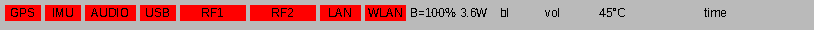
<?xml version="1.0" encoding="UTF-8"?>
<ui version="4.0">
 <class>Dialog</class>
 <widget class="QDialog" name="Dialog">
  <property name="geometry">
   <rect>
    <x>0</x>
    <y>0</y>
    <width>814</width>
    <height>30</height>
   </rect>
  </property>
  <property name="cursor">
   <cursorShape>CrossCursor</cursorShape>
  </property>
  <property name="windowTitle">
   <string>Dialog</string>
  </property>
  <property name="styleSheet">
   <string notr="true">background-color: rgb(186, 186, 186);</string>
  </property>
  <widget class="QLabel" name="gen_obc_temp_label">
   <property name="geometry">
    <rect>
     <x>590</x>
     <y>5</y>
     <width>46</width>
     <height>16</height>
    </rect>
   </property>
   <property name="font">
    <font>
     <pointsize>9</pointsize>
     <stylestrategy>NoAntialias</stylestrategy>
    </font>
   </property>
   <property name="text">
    <string>45°C</string>
   </property>
   <property name="alignment">
    <set>Qt::AlignCenter</set>
   </property>
  </widget>
  <widget class="QLabel" name="main_time_label">
   <property name="geometry">
    <rect>
     <x>635</x>
     <y>5</y>
     <width>161</width>
     <height>16</height>
    </rect>
   </property>
   <property name="font">
    <font>
     <pointsize>9</pointsize>
     <stylestrategy>NoAntialias</stylestrategy>
    </font>
   </property>
   <property name="text">
    <string>time</string>
   </property>
   <property name="alignment">
    <set>Qt::AlignCenter</set>
   </property>
  </widget>
  <widget class="QLabel" name="gps_status">
   <property name="geometry">
    <rect>
     <x>5</x>
     <y>5</y>
     <width>36</width>
     <height>16</height>
    </rect>
   </property>
   <property name="font">
    <font>
     <pointsize>9</pointsize>
     <stylestrategy>NoAntialias</stylestrategy>
    </font>
   </property>
   <property name="styleSheet">
    <string notr="true">background-color: rgb(255, 0, 0);</string>
   </property>
   <property name="text">
    <string>GPS</string>
   </property>
   <property name="alignment">
    <set>Qt::AlignCenter</set>
   </property>
  </widget>
  <widget class="QLabel" name="imu_status">
   <property name="geometry">
    <rect>
     <x>45</x>
     <y>5</y>
     <width>36</width>
     <height>16</height>
    </rect>
   </property>
   <property name="font">
    <font>
     <pointsize>9</pointsize>
     <stylestrategy>NoAntialias</stylestrategy>
    </font>
   </property>
   <property name="styleSheet">
    <string notr="true">background-color: rgb(255, 0, 0);</string>
   </property>
   <property name="text">
    <string>IMU</string>
   </property>
   <property name="alignment">
    <set>Qt::AlignCenter</set>
   </property>
  </widget>
  <widget class="QLabel" name="vol_label">
   <property name="geometry">
    <rect>
     <x>545</x>
     <y>5</y>
     <width>51</width>
     <height>16</height>
    </rect>
   </property>
   <property name="font">
    <font>
     <pointsize>9</pointsize>
     <stylestrategy>NoAntialias</stylestrategy>
    </font>
   </property>
   <property name="text">
    <string>vol</string>
   </property>
  </widget>
  <widget class="QLabel" name="bl_label">
   <property name="geometry">
    <rect>
     <x>500</x>
     <y>5</y>
     <width>41</width>
     <height>16</height>
    </rect>
   </property>
   <property name="font">
    <font>
     <pointsize>9</pointsize>
     <stylestrategy>NoAntialias</stylestrategy>
    </font>
   </property>
   <property name="text">
    <string>bl</string>
   </property>
  </widget>
  <widget class="QLabel" name="rf1_status">
   <property name="geometry">
    <rect>
     <x>180</x>
     <y>5</y>
     <width>66</width>
     <height>16</height>
    </rect>
   </property>
   <property name="font">
    <font>
     <pointsize>9</pointsize>
     <stylestrategy>NoAntialias</stylestrategy>
    </font>
   </property>
   <property name="styleSheet">
    <string notr="true">background-color: rgb(255, 0, 0);</string>
   </property>
   <property name="text">
    <string>RF1</string>
   </property>
   <property name="alignment">
    <set>Qt::AlignCenter</set>
   </property>
  </widget>
  <widget class="QLabel" name="rf2_status">
   <property name="geometry">
    <rect>
     <x>250</x>
     <y>5</y>
     <width>66</width>
     <height>16</height>
    </rect>
   </property>
   <property name="font">
    <font>
     <pointsize>9</pointsize>
     <stylestrategy>NoAntialias</stylestrategy>
    </font>
   </property>
   <property name="styleSheet">
    <string notr="true">background-color: rgb(255, 0, 0);</string>
   </property>
   <property name="text">
    <string>RF2</string>
   </property>
   <property name="alignment">
    <set>Qt::AlignCenter</set>
   </property>
  </widget>
  <widget class="QLabel" name="audio_status">
   <property name="geometry">
    <rect>
     <x>85</x>
     <y>5</y>
     <width>51</width>
     <height>16</height>
    </rect>
   </property>
   <property name="font">
    <font>
     <pointsize>9</pointsize>
     <stylestrategy>NoAntialias</stylestrategy>
    </font>
   </property>
   <property name="styleSheet">
    <string notr="true">background-color: rgb(255, 0, 0);</string>
   </property>
   <property name="text">
    <string>AUDIO</string>
   </property>
   <property name="alignment">
    <set>Qt::AlignCenter</set>
   </property>
  </widget>
  <widget class="QLabel" name="usb_label">
   <property name="geometry">
    <rect>
     <x>140</x>
     <y>5</y>
     <width>36</width>
     <height>16</height>
    </rect>
   </property>
   <property name="font">
    <font>
     <pointsize>9</pointsize>
     <stylestrategy>NoAntialias</stylestrategy>
    </font>
   </property>
   <property name="styleSheet">
    <string notr="true">background-color: rgb(255, 0, 0);</string>
   </property>
   <property name="text">
    <string>USB</string>
   </property>
   <property name="alignment">
    <set>Qt::AlignCenter</set>
   </property>
  </widget>
  <widget class="QLabel" name="gen_net_eth0_link">
   <property name="geometry">
    <rect>
     <x>320</x>
     <y>5</y>
     <width>41</width>
     <height>16</height>
    </rect>
   </property>
   <property name="font">
    <font>
     <pointsize>9</pointsize>
     <stylestrategy>NoAntialias</stylestrategy>
    </font>
   </property>
   <property name="styleSheet">
    <string notr="true">background-color: rgb(255, 0, 0);</string>
   </property>
   <property name="text">
    <string>LAN</string>
   </property>
   <property name="alignment">
    <set>Qt::AlignCenter</set>
   </property>
  </widget>
  <widget class="QLabel" name="gen_net_wlan0_link">
   <property name="geometry">
    <rect>
     <x>365</x>
     <y>5</y>
     <width>41</width>
     <height>16</height>
    </rect>
   </property>
   <property name="font">
    <font>
     <pointsize>9</pointsize>
     <stylestrategy>NoAntialias</stylestrategy>
    </font>
   </property>
   <property name="styleSheet">
    <string notr="true">background-color: rgb(255, 0, 0);</string>
   </property>
   <property name="text">
    <string>WLAN</string>
   </property>
   <property name="alignment">
    <set>Qt::AlignCenter</set>
   </property>
  </widget>
  <widget class="QLabel" name="tot_power">
   <property name="geometry">
    <rect>
     <x>460</x>
     <y>5</y>
     <width>36</width>
     <height>16</height>
    </rect>
   </property>
   <property name="font">
    <font>
     <pointsize>9</pointsize>
     <stylestrategy>NoAntialias</stylestrategy>
    </font>
   </property>
   <property name="text">
    <string>3.6W</string>
   </property>
  </widget>
  <widget class="QLabel" name="total_power_label_2">
   <property name="geometry">
    <rect>
     <x>410</x>
     <y>5</y>
     <width>46</width>
     <height>16</height>
    </rect>
   </property>
   <property name="font">
    <font>
     <pointsize>9</pointsize>
     <stylestrategy>NoAntialias</stylestrategy>
    </font>
   </property>
   <property name="text">
    <string>B=100%</string>
   </property>
  </widget>
 </widget>
 <resources/>
 <connections/>
</ui>
